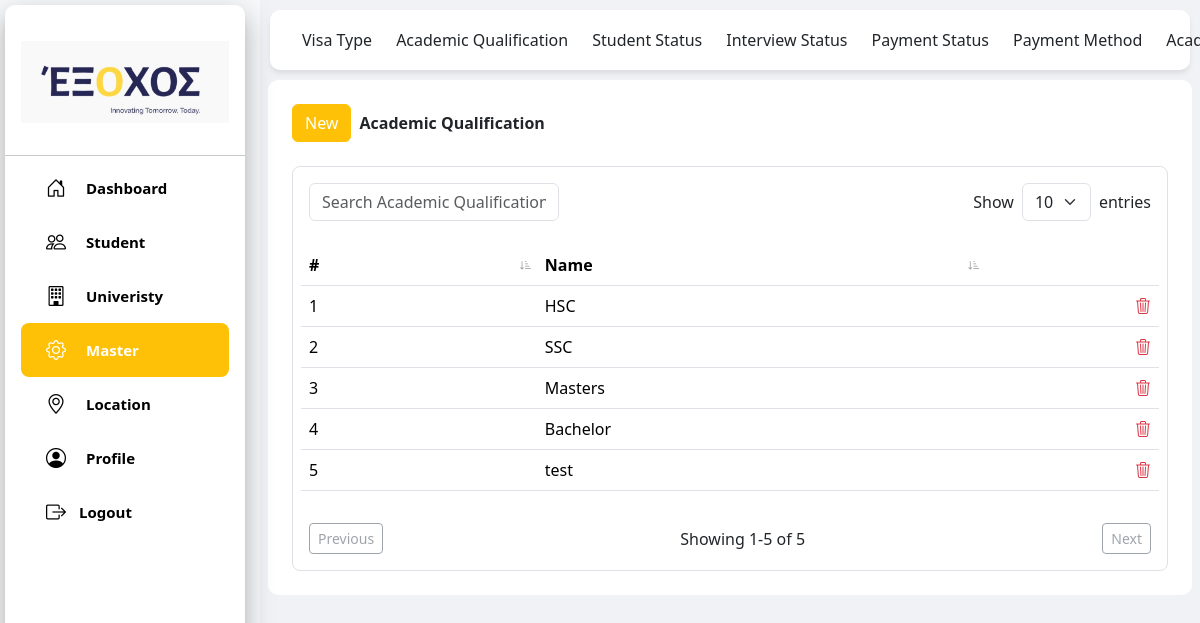
The page /contact/academic/ on the database its author committed.
### contact/models.py (models this page shows, shortened)
class AcademicQualification(models.Model):
    name = models.CharField(max_length=100, null=True, blank=True)

### contact/views.py (the view)
# urls.py: path('academic/', views.academic, name='academic'),
def academic(request):
    academic_qs = AcademicQualification.objects.all()
    return render(request, 'academic_page.html', {'academies': academic_qs, 'page_title': 'Academic Qualification'})

### templates/academic_page.html (shortened to what this page needs)
{% load static %}
<!DOCTYPE html>
<html lang="en">
<head>
<script src="https://cdn.tailwindcss.com"></script>
<link href="https://cdn.jsdelivr.net/npm/bootstrap@5.3.2/dist/css/bootstrap.min.css" rel="stylesheet">
<link rel="stylesheet" href="https://cdn.jsdelivr.net/npm/bootstrap-icons@1.11.3/font/bootstrap-icons.css">
</head>
<body class="bg-light">
{% include "student_header.html" %}
<div class="top-header" style="border-radius: 10px; margin:10px">
    <div class="container-fluid">
        <div class="d-flex justify-content-start">
            <a class="navbar-brand text-dark me-4" href="{% url 'contact:visa' %}">Visa Type</a>
            <a class="navbar-brand text-dark me-4" href="{% url 'contact:academic' %}">Academic Qualification</a>
            <a class="navbar-brand text-dark me-4" href="{% url 'contact:studenstatus' %}">Student Status</a>
            <a class="navbar-brand text-dark me-4" href="{% url 'contact:interviewstatus' %}">Interview Status</a>
            <a class="navbar-brand text-dark me-4" href="{% url 'contact:paymentstatus' %}">Payment Status</a>
            <a class="navbar-brand text-dark me-4" href="{% url 'contact:paymentmethod' %}">Payment Method</a>
            <a class="navbar-brand text-dark me-4" href="{% url 'contact:academicyear' %}">Academic Year</a>
        </div>
    </div>
</div>
<div class="content-wrapper">
    <div class="bg-white p-4 mx-2" style="border-radius:10px;">
        <div class="d-flex align-items-center mb-4 gap-2">
            <button type="button" class="btn btn-warning text-white" data-bs-toggle="modal" data-bs-target="#newAcademic">New</button>
            <b>{{ page_title }}</b>
        </div>
        <div class="position-fixed top-0 end-0 p-3" style="z-index:1100">
        </div>
        <main>
            <div class="bg-white overflow-hidden border border-gray-100 rounded-lg">
                <div class="d-flex justify-content-between align-items-center p-3">
                    <input type="text" id="searchInput" class="form-control" placeholder="Search Academic Qualification..." style="width:250px;">
                    <div class="d-flex align-items-center">
                        <label for="pageSize" class="me-2 mb-0">Show</label>
                        <select id="pageSize" class="form-select w-auto">
                            <option value="10" selected>10</option>
                        </select>
                        <span class="ms-2">entries</span>
                    </div>
                </div>
                <div class="overflow-x-auto m-2">
                    <table class="table table-hover" id="academicTable">
                        <thead class="bg-light">
                            <tr>
                                <th class="sortable" data-column-index="0"># <span class="sort-icon bi bi-sort-down-alt"></span></th>
                                <th class="sortable" data-column-index="1">Name <span class="sort-icon bi bi-sort-down-alt"></span></th>
                                <th></th>
                            </tr>
                        </thead>
                        <tbody>
                            {% for academic in academies %}
                            <tr>
                                <td>{{ forloop.counter }}</td>
                                <td>
                                    <a href="#" style="color:black;text-decoration:none;" data-bs-toggle="modal" data-bs-target="#EditAcademicModal"
                                       data-academic-id="{{ academic.id }}" data-academic-name="{{ academic.name }}">
                                       {{ academic.name }}
                                    </a>
                                </td>
                                <td style="text-align:end;">
                                    <a href="#" style="color:red;text-decoration:none;" data-bs-toggle="modal" data-bs-target="#DeleteAcademicModal"
                                       data-academic-delete-id="{{ academic.id }}" data-academic-delete-name="{{ academic.name }}">
                                       <i class="bi bi-trash3 text-danger"></i>
                                    </a>
                                </td>
                            </tr>
                            {% empty %}
                            <tr class="empty-row">
                                <td colspan="3" class="text-center py-16 text-gray-500">No Academic Qualification found</td>
                            </tr>
                            {% endfor %}
                        </tbody>
                    </table>
                </div>
                <div class="d-flex justify-content-between m-3">
                    <button class="btn btn-sm btn-outline-secondary" id="prevPage">Previous</button>
                    <span id="pageInfo" class="align-self-center"></span>
                    <button class="btn btn-sm btn-outline-secondary" id="nextPage">Next</button>
                </div>
            </div>
        </main>
    </div>
</div>
</body>
</html>

### templates/academic_page.html (style rules this page uses)
.content-wrapper { margin-left: 260px; padding-top: 80px; background-color: #f0f2f5; min-height: 100vh; }
.top-header { position: fixed; top:0; left:260px; right:0; z-index:1020; background:#fff; box-shadow:0 4px 6px -1px rgba(0,0,0,0.1); height:60px; display:flex; align-items:center; justify-content:space-between; padding:0 20px; }
th.sortable { cursor:pointer; position:relative; padding-right:25px; }
.sort-icon { position:absolute; right:5px; top:50%; transform:translateY(-50%); font-size:0.75rem; color:#999; }

### rows shown on the page
AcademicQualification: name "HSC"
AcademicQualification: name "SSC"
AcademicQualification: name "Masters"
AcademicQualification: name "Bachelor"
AcademicQualification: name "test"

### other values the page prints
{{ page_title }} "Academic Qualification"
